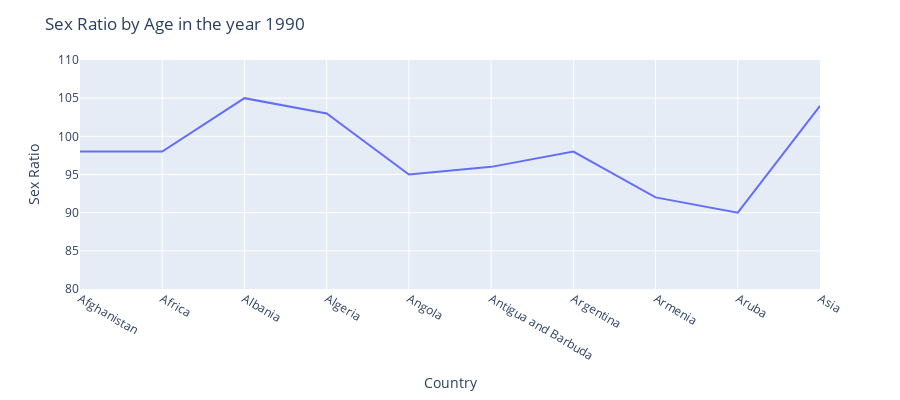

Notebook cell for this chart:
### Code cell
line_labels = ['Afghanistan', 'Africa','Albania','Algeria','Angola','Antigua and Barbuda',
               'Argentina','Armenia','Aruba','Asia']

line_pred = get_lineplot(line_path, 80, 110, line_labels, 'Country',
                         'Sex Ratio','Sex Ratio by Age in the year 1990')

### Figure 1 — Plotly figure (JSON) as saved in the notebook; plotly's stock layout.template omitted (floating-point values rounded to 4 significant figures)
{"data": [{"hovertemplate": "xlabel=%{x}<br>point_pred=%{y}<extra></extra>", "legendgroup": "", "line": {"color": "#636efa", "dash": "solid"}, "marker": {"symbol": "circle"}, "mode": "lines", "name": "", "orientation": "v", "showlegend": false, "type": "scatter", "x": ["Afghanistan", "Africa", "Albania", "Algeria", "Angola", "Antigua and Barbuda", "Argentina", "Armenia", "Aruba", "Asia"], "xaxis": "x", "y": [98, 98, 105, 103, 95, 96, 98, 92, 90, 104], "yaxis": "y"}], "layout": {"height": 400, "legend": {"tracegroupgap": 0}, "margin": {"t": 60}, "title": {"text": "Sex Ratio by Age in the year 1990"}, "width": 900, "xaxis": {"anchor": "y", "domain": [0, 1], "title": {"text": "Country"}}, "yaxis": {"anchor": "x", "domain": [0, 1], "range": [80, 110], "title": {"text": "Sex Ratio"}}}}
